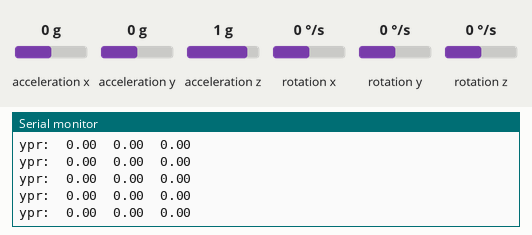
This sketch was run on a simulated Arduino Uno, built with avr-gcc and run on an emulated ATmega328P. Parts: the last lines printed to the serial monitor. The test bench sets the inputs (shaded band); at power-on: acceleration x 0 g, acceleration y 0 g, acceleration z 1 g, rotation z 0 °/s, rotation x 0 °/s, rotation y 0 °/s.

Above: at 1.7 s.
1.8 s: acceleration x set to -1.4 g
At 2.8 s:
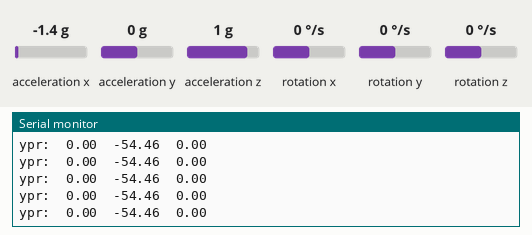
3.3 s: acceleration y set to -1.4 g
At 4.0 s:
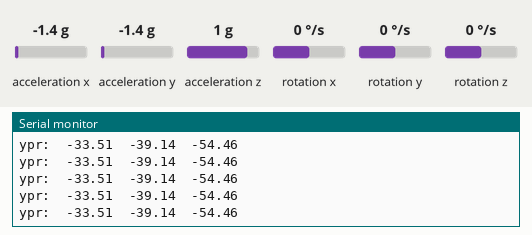
4.8 s: acceleration z set to -1.4 g
At 5.3 s:
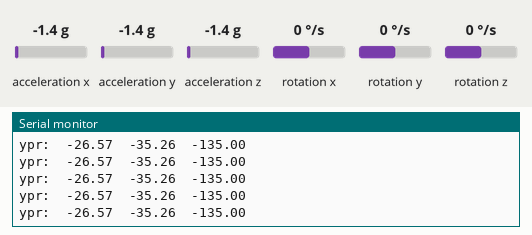
6.3 s: rotation z set to -192 °/s
At 7.4 s:
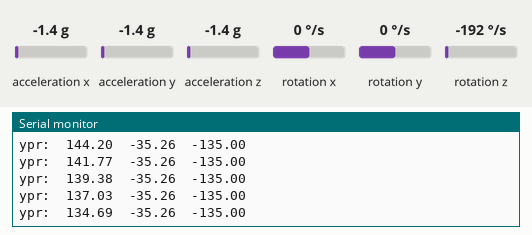
Timing chart, 0 to 8.8 s (numbered marks = the images above; inputs shaded):
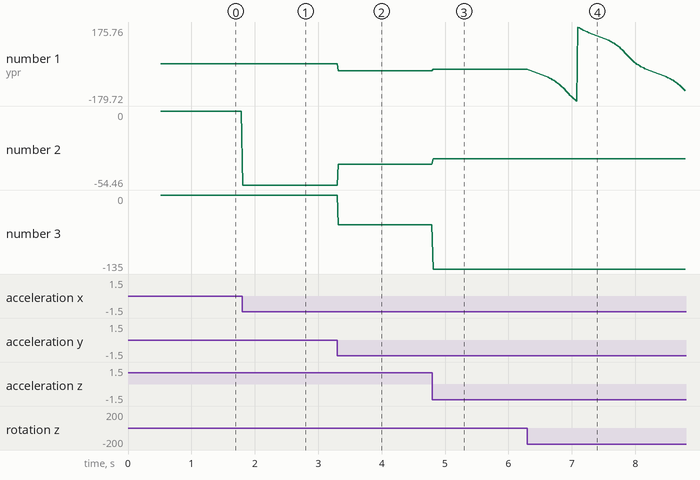

The sketch:

MPU6050_test.ino
```cpp
#include "Wire.h"
#include "MPU6050_6Axis_MotionApps20.h"

MPU6050 mpu;
uint16_t packetSize;    // expected DMP packet size (default is 42 bytes)
uint8_t fifoBuffer[64]; // FIFO storage buffer

Quaternion q;           // [w, x, y, z]         quaternion container
VectorFloat gravity;    // [x, y, z]            gravity vector
float ypr[3];           // [yaw, pitch, roll]   yaw/pitch/roll container and gravity vector

void setup() {
    Wire.begin();
    Wire.setClock(400000); // 400kHz I2C clock. Comment this line if having compilation difficulties

    Serial.begin(115200);

    // initialize device
    Serial.println(F("Initializing I2C devices..."));
    mpu.initialize();

    // verify connection
    Serial.println(F("Testing device connections..."));
    Serial.println(mpu.testConnection() ? F("MPU6050 connection successful") : F("MPU6050 connection failed"));

    // load and configure the DMP
    Serial.println(F("Initializing DMP..."));
    int devStatus = mpu.dmpInitialize();

    // supply your own gyro offsets here, scaled for min sensitivity
    mpu.setXGyroOffset(220);
    mpu.setYGyroOffset(76);
    mpu.setZGyroOffset(-85);
    mpu.setZAccelOffset(1788); // 1688 factory default for my test chip

    // make sure it worked (returns 0 if so)
    if (devStatus == 0) {
        // turn on the DMP, now that it's ready
        Serial.println(F("Enabling DMP..."));
        mpu.setDMPEnabled(true);

        // set our DMP Ready flag so the main loop() function knows it's okay to use it
        Serial.println(F("DMP ready! Waiting for first interrupt..."));

        // get expected DMP packet size for later comparison
        packetSize = mpu.dmpGetFIFOPacketSize();
    } else {
        // ERROR!
        // 1 = initial memory load failed
        // 2 = DMP configuration updates failed
        // (if it's going to break, usually the code will be 1)
        Serial.print(F("DMP Initialization failed (code "));
        Serial.print(devStatus);
        Serial.println(F(")"));
    }
}

void loop() {

    uint8_t mpuIntStatus = mpu.getIntStatus();

    // check for overflow (this should never happen unless our code is too inefficient)
    if ((mpuIntStatus & 0x10) || mpu.getFIFOCount() == 1024)
    {
        // reset so we can continue cleanly
        mpu.resetFIFO();
        Serial.println(F("FIFO overflow!"));

    }
    // otherwise, check for DMP data ready interrupt (this should happen frequently)
    else if (mpuIntStatus & 0x02)
    {
        // wait for correct available data length, should be a VERY short wait
        while (mpu.getFIFOCount() < packetSize);

        // read a packet from FIFO
        mpu.getFIFOBytes(fifoBuffer, packetSize);

        // Get the Yaw/Pitch/Roll angles (in radians)
        mpu.dmpGetQuaternion(&q, fifoBuffer);
        mpu.dmpGetGravity(&gravity, &q);
        mpu.dmpGetYawPitchRoll(ypr, &q, &gravity);

        // display Yaw/Pitch/Roll in degrees
        Serial.print("ypr:\t");
        Serial.print(ypr[0] * 180/M_PI);
        Serial.print("\t");
        Serial.print(ypr[1] * 180/M_PI);
        Serial.print("\t");
        Serial.println(ypr[2] * 180/M_PI);

        // Reset the FIFO to get always the latest reading (the sensor is much faster (200Hz) than the microcontroller)
        mpu.resetFIFO();

    }
    delay(10);
}
```

Measured:
- after the input at 1.8 s, the serial monitor: prints a new line at once (image 1)
- after the input at 3.3 s, the serial monitor: prints a new line at once (image 2)
- after the input at 4.8 s, the serial monitor: prints a new line at once (image 3)
- after the input at 6.3 s, the serial monitor: prints a new line at once (image 4)
- plotted number 1: 0 → -33.51 after the input at 3.3 s, -33.51 → -26.57 after the input at 4.8 s, -26.57 → -130.79 after the input at 6.3 s
- plotted number 2: 0 → -54.46 after the input at 1.8 s, -54.46 → -39.14 after the input at 3.3 s, -39.14 → -35.26 after the input at 4.8 s
- plotted number 3: -54.46 → -135 after the input at 4.8 s
